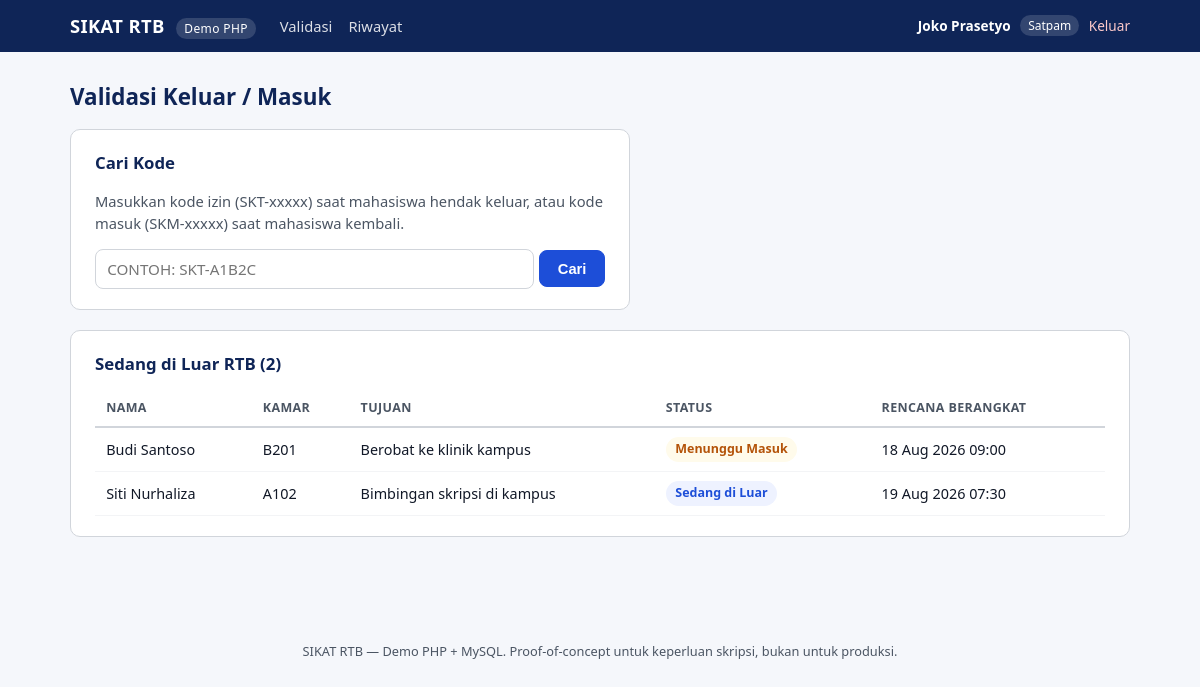
The app's page /security/dashboard.php (signed in) with its own data.
### tables this page shows
CREATE TABLE IF NOT EXISTS permits (
  id INT AUTO_INCREMENT PRIMARY KEY,
  resident_id INT NOT NULL,
  permit_code VARCHAR(100) NOT NULL UNIQUE,
  qr_token VARCHAR(255) NOT NULL UNIQUE,
  destination VARCHAR(255) NOT NULL,
  permit_type VARCHAR(50) NOT NULL DEFAULT 'IZIN_PRIBADI',
  planned_departure_at DATETIME NOT NULL,
  planned_return_at DATETIME NOT NULL,
  entry_code VARCHAR(50),
  status VARCHAR(30) NOT NULL,
  created_at DATETIME NOT NULL DEFAULT CURRENT_TIMESTAMP,
  FOREIGN KEY (resident_id) REFERENCES master_residents(id)
);

CREATE TABLE IF NOT EXISTS master_residents (
  id INT AUTO_INCREMENT PRIMARY KEY,
  bca_id VARCHAR(50) NOT NULL UNIQUE,
  full_name VARCHAR(255) NOT NULL,
  room_number VARCHAR(50) NOT NULL,
  class_name VARCHAR(100) NOT NULL,
  gender VARCHAR(30) NOT NULL DEFAULT 'TIDAK_DISEBUTKAN',
  resident_status VARCHAR(30) NOT NULL DEFAULT 'ACTIVE',
  phone_number VARCHAR(30),
  email VARCHAR(255),
  created_at DATETIME NOT NULL DEFAULT CURRENT_TIMESTAMP,
  updated_at DATETIME NOT NULL DEFAULT CURRENT_TIMESTAMP
);

### includes/helpers.php (called while the page is built, shortened)
<?php
function permitStatusLabel(string $status): string
{
    $labels = [
        'MENUNGGU_KELUAR' => 'Menunggu Keluar',
        'SEDANG_DI_LUAR'  => 'Sedang di Luar',
        'MENUNGGU_MASUK'  => 'Menunggu Masuk',
        'SELESAI'         => 'Selesai',
        'DIBATALKAN'      => 'Dibatalkan',
    ];
    return $labels[$status] ?? $status;
}
function permitStatusBadgeClass(string $status): string
{
    $classes = [
        'MENUNGGU_KELUAR' => 'badge badge-waiting',
        'SEDANG_DI_LUAR'  => 'badge badge-outside',
        'MENUNGGU_MASUK'  => 'badge badge-waiting',
        'SELESAI'         => 'badge badge-done',
        'DIBATALKAN'      => 'badge badge-cancelled',
    ];
    return $classes[$status] ?? 'badge';
}
function formatDateTime(?string $value): string
{
    $timestamp = strtotime($value);
    return date('d M Y H:i', $timestamp);
}
function h(?string $value): string
{
    return htmlspecialchars($value ?? '', ENT_QUOTES, 'UTF-8');
}

### security/dashboard.php (the view, shortened to what this page needs)
<?php
require_once __DIR__ . '/../includes/helpers.php';
$db   = getDb();
$watchlist = $db->query("
    SELECT p.*, r.full_name, r.room_number
    FROM permits p JOIN master_residents r ON r.id = p.resident_id
    WHERE p.status IN ('SEDANG_DI_LUAR','MENUNGGU_MASUK')
    ORDER BY p.planned_departure_at ASC
")->fetchAll();
require __DIR__ . '/../includes/layout_start.php';
?>
<section class="card card-narrow">
    <h2 class="card-title">Cari Kode</h2>
    <p class="muted">Masukkan kode izin (SKT-xxxxx) saat mahasiswa hendak keluar, atau kode masuk (SKM-xxxxx) saat mahasiswa kembali.</p>
    <form method="post" action="dashboard.php" class="form form-inline">
        <input type="text" name="code" placeholder="Contoh: SKT-A1B2C" required autofocus
               value="<?= h($_POST['code'] ?? '') ?>" style="text-transform:uppercase">
        <button type="submit" class="btn btn-primary">Cari</button>
    </form>
</section>
<section class="card">
    <h2 class="card-title">Sedang di Luar RTB (<?= count($watchlist) ?>)</h2>
    <?php if (!$watchlist): ?>
        <p class="muted">Tidak ada mahasiswa yang sedang di luar RTB saat ini.</p>
    <?php else: ?>
    <div class="table-wrap">
    <table class="data-table">
        <thead><tr><th>Nama</th><th>Kamar</th><th>Tujuan</th><th>Status</th><th>Rencana Berangkat</th></tr></thead>
        <tbody>
        <?php foreach ($watchlist as $item): ?>
            <tr>
                <td><?= h($item['full_name']) ?></td>
                <td><?= h($item['room_number']) ?></td>
                <td><?= h($item['destination']) ?></td>
                <td><span class="<?= h(permitStatusBadgeClass($item['status'])) ?>"><?= h(permitStatusLabel($item['status'])) ?></span></td>
                <td><?= h(formatDateTime($item['planned_departure_at'])) ?></td>
            </tr>
        <?php endforeach; ?>
        </tbody>
    </table>
    </div>
    <?php endif; ?>
</section>
<?php require __DIR__ . '/../includes/layout_end.php'; ?>

### assets/style.css (style rules this page uses)
:root { --navy: #0f2557; --blue: #1d4ed8; --blue-light: #eef2ff; --green: #15803d; --green-light: #ecfdf3; --red: #b91c1c; --red-light: #fef2f2; --amber: #b45309; --amber-light: #fffbeb; --gray-900: #111827; --gray-600: #4b5563; --gray-300: #d1d5db; --gray-100: #f3f4f6; --bg: #f5f7fb; --white: #ffffff; }
* { box-sizing: border-box; }
body { margin: 0; font-family: "Segoe UI", Arial, Helvetica, sans-serif; background: var(--bg); color: var(--gray-900); line-height: 1.5; }
.card { background: var(--white); border: 1px solid var(--gray-300); border-radius: 10px; padding: 1.25rem 1.5rem; margin-bottom: 1.25rem; }
.card-narrow { max-width: 560px; }
.card-title { margin: 0 0 0.9rem; font-size: 1.05rem; color: var(--navy); }
.muted { color: var(--gray-600); font-size: 0.92rem; }
.form { display: flex; flex-direction: column; gap: 0.35rem; }
.form input[type="text"], .form input[type="password"], .form input[type="datetime-local"], .form select { padding: 0.55rem 0.7rem; border: 1px solid var(--gray-300); border-radius: 8px; font-size: 0.95rem; font-family: inherit; background: var(--white); }
.form-inline { flex-direction: row; align-items: center; flex-wrap: wrap; }
.form-inline input[type="text"] { flex: 1; min-width: 220px; }
.btn { display: inline-block; padding: 0.6rem 1.1rem; border-radius: 8px; border: 1px solid var(--gray-300); background: var(--white); color: var(--gray-900); font-size: 0.92rem; font-weight: 600; cursor: pointer; text-align: center; }
.btn-primary { background: var(--blue); border-color: var(--blue); color: var(--white); }
.table-wrap { overflow-x: auto; }
.data-table { width: 100%; border-collapse: collapse; font-size: 0.9rem; }
.data-table th, .data-table td { padding: 0.55rem 0.7rem; border-bottom: 1px solid var(--gray-100); text-align: left; white-space: nowrap; }
.data-table th { color: var(--gray-600); font-size: 0.78rem; text-transform: uppercase; letter-spacing: 0.03em; border-bottom: 2px solid var(--gray-300); }
.badge { display: inline-block; padding: 0.2rem 0.6rem; border-radius: 999px; font-size: 0.78rem; font-weight: 600; background: var(--gray-100); color: var(--gray-600); }
.badge-waiting { background: var(--amber-light); color: var(--amber); }
.badge-outside { background: var(--blue-light); color: var(--blue); }

### records on screen
permits: resident.full_name "Budi Santoso", resident.room_number "B201", destination "Berobat ke klinik kampus", status "Menunggu Masuk", planned_departure_at "18 Aug 2026 09:00"
permits: resident.full_name "Siti Nurhaliza", resident.room_number "A102", destination "Bimbingan skripsi di kampus", status "Sedang di Luar", planned_departure_at "19 Aug 2026 07:30"

### other values on screen
$user['full_name'] "Joko Prasetyo"
roleLabel($user['role']) "Satpam"
$pageTitle "Validasi Keluar / Masuk"
count($watchlist) "2"
